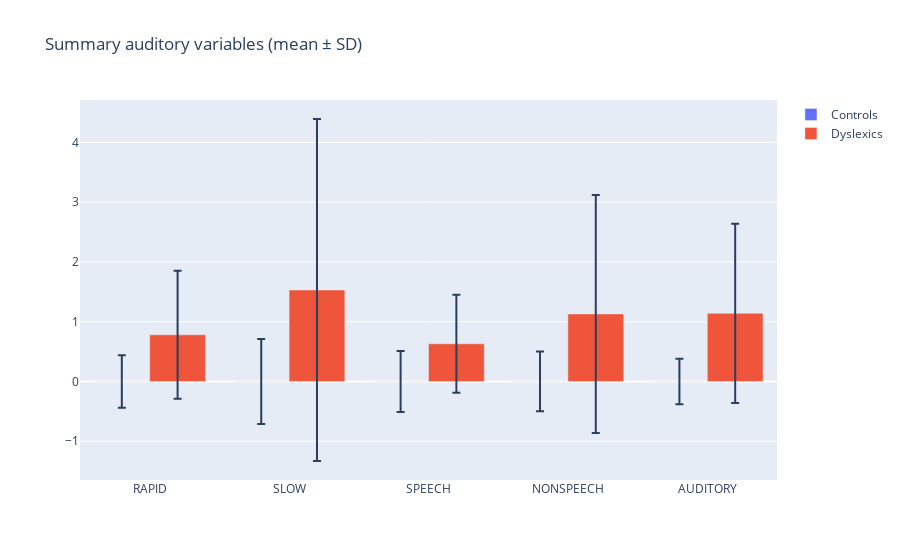

Notebook cell for this chart:
### Markdown cell above
#### Tests of Auditory Perception <a name="auditory-tests"></a>

All auditory perception tests were conducted in a quiet room using headphones. The subjects were tested on a wide range of tests and the summarized results are shown on the error bar chart below. The variables used in the chart are the following:
- **RAPID** - average Z-score from all tasks that involve short sounds or fast transitions
- **SLOW** - average Z-score on all other sounds
- **SPEECH** - average Z-score of all tasks involving speech
- **NONSPEECH** - average Z-score on all tasks involving non-speech
- **AUDITORY** - average Z-score of all tasks which showed poor performance by dyslexics

The results showed that the dyslexics did not have poorer performance than the controls on rapid auditory processing and that there is no real interaction between the groups _RAPID_ and _SLOW_. Therefore, the results do not support the hypothesis that dyslexic people are impaired at rapid audio processing.

Similar to that, the data also indicates that there is no interaction between the groups _SPEECH_ and _NONSPEECH_ which shows that the dyslexics are not worse at speech tasks compared to non-speech tasks.

The biggest takeaway from the tests of auditory perception is that a large proportion of dyslexics have auditory deficits, but they can't be regarded as one of the major causes of dyslexia due to an insignificant difference between the 2 subject groups.

### Code cell
fig = go.Figure()

labels_aud = ['RAPID', 'SLOW', 'SPEECH', 'NONSPEECH', 'AUDITORY']
controls_mean_values_aud = [0, 0, 0, 0, 0]
dyslexics_mean_values_aud = [0.78, 1.53, 0.63, 1.13, 1.14]

controls_standard_deviation_values_aud = [0.44, 0.71, 0.51, 0.5, 0.38]
dyslexics_standard_deviation_values_aud = [1.07, 2.86, 0.82, 1.99, 1.5]

fig.add_trace(go.Bar(
    name='Controls',
    x=labels_aud, 
    y=controls_mean_values_aud,
    error_y=dict(type='data', array=controls_standard_deviation_values_aud)
))
fig.add_trace(go.Bar(
    name='Dyslexics',
    x=labels_aud, 
    y=dyslexics_mean_values_aud,
    error_y=dict(type='data', array=dyslexics_standard_deviation_values_aud)
))


fig.update_layout(barmode='group', title='Summary auditory variables (mean \u00B1 SD)')
plotly.offline.iplot(fig, filename="Figure 3")

### Figure 1 — Plotly figure (JSON) as saved in the notebook; plotly's stock layout.template omitted (floating-point values rounded to 4 significant figures)
{"data": [{"error_y": {"array": [0.44, 0.71, 0.51, 0.5, 0.38], "type": "data"}, "name": "Controls", "type": "bar", "x": ["RAPID", "SLOW", "SPEECH", "NONSPEECH", "AUDITORY"], "y": [0, 0, 0, 0, 0]}, {"error_y": {"array": [1.07, 2.86, 0.82, 1.99, 1.5], "type": "data"}, "name": "Dyslexics", "type": "bar", "x": ["RAPID", "SLOW", "SPEECH", "NONSPEECH", "AUDITORY"], "y": [0.78, 1.53, 0.63, 1.13, 1.14]}], "layout": {"barmode": "group", "title": {"text": "Summary auditory variables (mean ± SD)"}}}
